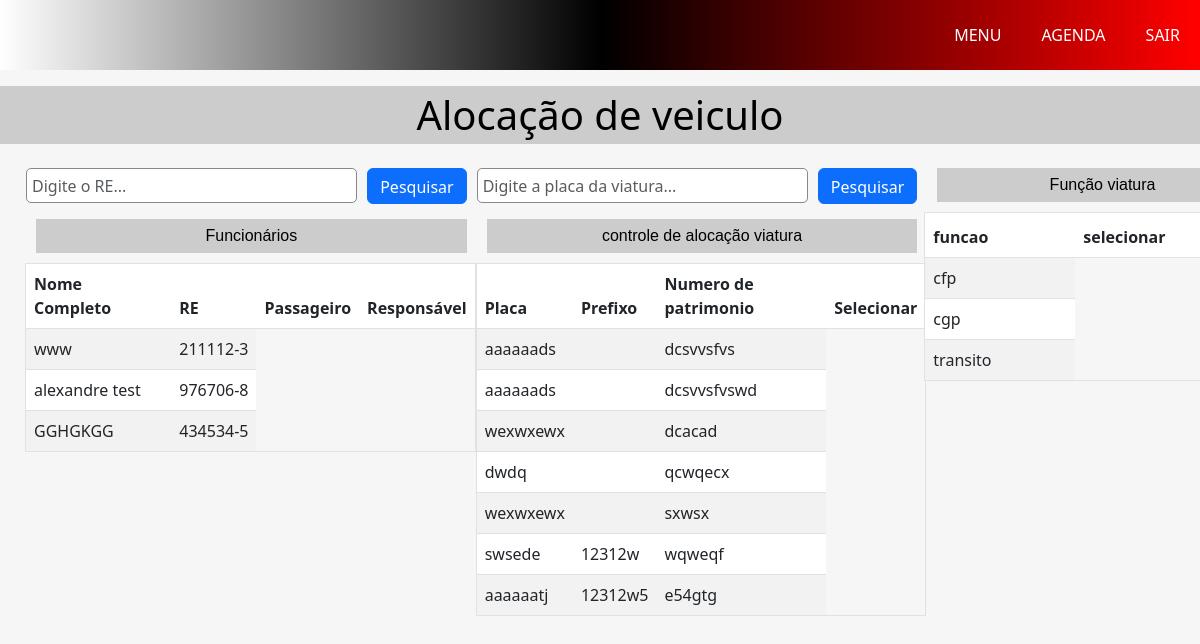
/p4/motomeclocacao.php, run on the app's committed database.
### tables this page shows
CREATE TABLE `p1` (
  `id` int(11) NOT NULL,
  `RE` varchar(8) NOT NULL,
  `NomeCompleto` varchar(55) NOT NULL,
  `NomeGuerra` varchar(50) NOT NULL,
  `DataNascimento` date NOT NULL,
  `DataAdmissao` date NOT NULL,
  `Id_TipoSanguineo` int(1) NOT NULL,
  `Id_CidadeNatal` int(5) NOT NULL,
  `Id_CidadeEndereco` int(5) NOT NULL,
  `NomePai` varchar(55) NOT NULL,
  `NomeMae` varchar(55) NOT NULL,
  `Id_EstadoCivil` int(1) NOT NULL,
  `CPF` varchar(14) NOT NULL,
  `RG` varchar(12) NOT NULL,
  `CNH` varchar(11) NOT NULL,
  `ValidadeCNH` date NOT NULL,
  `Id_CategoriaCNH` int(1) NOT NULL,
  `Id_SATCNH` int(1) NOT NULL,
  `CEP` varchar(9) NOT NULL,
  `Endereco` varchar(100) NOT NULL,
  `Numero` int(5) NOT NULL,
  `Id_Logradouro` int(2) DEFAULT NULL,
  `Bairro` varchar(50) NOT NULL,
  `Complemento` varchar(100) DEFAULT NULL,
  `NomeConjuge` varchar(70) DEFAULT NULL,
  `DtNascConjuge` date DEFAULT NULL,
  `Id_Sexo` int(1) NOT NULL,
  `Telefone1` varchar(15) NOT NULL,
  `Telefone2` varchar(15) DEFAULT NULL,
  `TelefoneRecados` varchar(15) NOT NULL,
  `img` varchar(80) DEFAULT 'img/usuario.png',
  `Id_graduacao` int(2) NOT NULL,
  `Id_estadoAtual` int(2) NOT NULL,
  `Id_estadoNatal` int(2) NOT NULL,
  `DtApresentacao` date NOT NULL,
  `status` int(1) NOT NULL DEFAULT 1
);

CREATE TABLE `p4_viaturas` (
  `idViaturas` int(11) NOT NULL,
  `Modelo` int(2) NOT NULL,
  `placa` varchar(8) NOT NULL,
  `numerodeserie` varchar(30) NOT NULL,
  `numerodepatrimonio` varchar(11) DEFAULT NULL,
  `kmbaixa` int(11) NOT NULL,
  `kmapto` int(11) NOT NULL,
  `motivobaixa` longtext NOT NULL DEFAULT 'sem baixa',
  `prefixo` varchar(11) NOT NULL
);

CREATE TABLE `p4_funcao` (
  `id_funcao` int(11) NOT NULL,
  `funcao` varchar(55) NOT NULL,
  `local` varchar(55) NOT NULL
);

### p4/material_viewveiculo.php (the view, shortened to what this page needs)
<?php
require_once("../conexao/conexao.php");
$registrosPorPagina = 10;
$paginaAtual = isset($_GET['pagina']) ? intval($_GET['pagina']) : 1;
$offset = ($paginaAtual - 1) * $registrosPorPagina;
if (isset($_POST['re'])) {
    $re = trim($_POST['re']);
    $comandoSQL = "
        SELECT p1.* FROM p1
        WHERE p1.RE LIKE :re
        LIMIT :limit OFFSET :offset
    ";
    $stmt = $conexao->prepare($comandoSQL);
    $re = "%$re%";
    $stmt->bindParam(":re", $re, PDO::PARAM_STR);
} else {
    $comandoSQL = "
        SELECT p1.* FROM p1
        LIMIT :limit OFFSET :offset
    ";
    $stmt = $conexao->prepare($comandoSQL);
}
$stmt->bindParam(":limit", $registrosPorPagina, PDO::PARAM_INT);
$stmt->bindParam(":offset", $offset, PDO::PARAM_INT);
$stmt->execute();
$dados = $stmt->fetchAll(PDO::FETCH_ASSOC);
if (count($dados) > 0) {
    foreach ($dados as $row) {
        echo "<tr id='linha-{$row['id']}'>
                <td class='hidden'>{$row['id']}</td>
                <td>{$row['NomeCompleto']}</td>
                <td>{$row['RE']}</td>";
        echo "</tr>";
    }
} else {
    echo "<tr><td colspan='5' class='text-center'>Nenhum registro encontrado.</td></tr>";
}
?>

### p4/motomeclocacao.php (shortened to what this page needs)
<!DOCTYPE html>
<html lang="pt-br">
<head>
    <link rel="stylesheet" href="https://cdnjs.cloudflare.com/ajax/libs/font-awesome/6.0.0-beta3/css/all.min.css">
    <link rel="stylesheet" href="../css/estilo.css">
    <link rel="stylesheet" href="../css/inicial.css">
    <link rel="stylesheet" href="./pm.css">
    <link href="https://cdn.jsdelivr.net/npm/bootstrap@5.3.0/dist/css/bootstrap.min.css" rel="stylesheet">
</head>
<body>
<?php require_once("./menu.php");
?>
    <h1 class="titulo">Alocação de veiculo </h1>
    <div id="container" class="d-flex justify-content-around p-3">
    <div class="tabela-container" id="tabela-container"  style=" display: block;">
        <div class="pesquisar" style="margin-left: 10px; display: flex;">
            <input type="text" id="buscaPatrimonio" class="form-control mb-3" placeholder="Digite o RE...">
            <button type="button" class="btn btn-primary" style="margin-left: 10px; height: 36px;" onclick="buscarRegistro()">Pesquisar</button>
            </div>
        <div class="titulo" style="margin-left:20px; font-family: Arial, sans-serif;">Funcionários</div>
            <table class="table table-striped">
                <thead>
            <tr>
                    <th>Nome Completo</th>
                    <th>RE</th>
                    <th>Passageiro</th>
                    <th>Responsável</th>
            </tr>
                </thead>
                <tbody id="tabelaResultados">
                    <?php require_once("./material_viewveiculo.php"); ?>
                </tbody>
            </table>
        </div>
        <div class="tabela-container2" id="tabela-container2" style=" display: block;" >
        <div class="pesquisar" style="  margin-left: 10px; display: flex;">
            <input type="text" id="buscaPatrimonio2" class="form-control mb-3" placeholder="Digite a placa da viatura...">
            <button type="button" style="margin-left: 10px; height: 36px;" class="btn btn-primary" onclick="buscarRegistro2()">Pesquisar</button>
            </div>
            <div class="titulo"  style="margin-left:20px;  font-family: Arial, sans-serif;; ">controle de alocação viatura</div>
            <table class="table table-striped">
                <thead>
            <tr>
                    <th>Placa</th>
                    <th>Prefixo</th>
                    <th>Numero de patrimonio </th>
                    <th>Selecionar</th>
            </tr>
                </thead>
                <tbody id="tabelaResultados2">
                    <?php require_once("./material_viewveiculo2.php");
                    ?>
                </tbody>
            </table>
        </div>
<div class="tabela-container3"  id="tabela-container3" style=" display: block;" >
<div class="tabela-container3">
        <div class="titulo" style="margin-left:20px; font-family: Arial, sans-serif;">Função viatura</div>
            <table class="table table-striped">
                <thead>
            <tr>
                    <th>funcao</th>
                    <th>selecionar</th>
            </tr>
                </thead>
                <tbody id="tabelaResultados">
                    <?php
                    $comandoSQL = "select * from p4_funcao
                    ";
                    $stmt = $conexao->prepare($comandoSQL);
                    $stmt->execute();
                    $dados = $stmt->fetchAll(PDO::FETCH_ASSOC);
                    if (count($dados) > 0) {
                        foreach ($dados as $row) {
                            echo "<tr id='linha-{$row['id_funcao']}'>
                                    <td class='hidden'>{$row['id_funcao']}</td>
                                    <td>{$row['funcao']}</td>";
                        echo "</tr>";
                    }
                   }
                    ?>
                </tbody>
            </table>
</div>
</div>
</div>
</body>
</html>

### p4/material_viewveiculo2.php (shortened to what this page needs)
<?php
require_once("../conexao/conexao.php");
if (!isset($_POST['viaturafiltro'])) {
$comandoSQL = "select * from p4_viaturas
";
$stmt = $conexao->prepare($comandoSQL);
$stmt->execute();
$dados = $stmt->fetchAll(PDO::FETCH_ASSOC);
if (count($dados) > 0) {
    foreach ($dados as $row) {
        echo "<tr id='linha-{$row['idViaturas']}'>
                <td class='hidden'>{$row['idViaturas']}</td>
                <td>{$row['placa']}</td>
                <td>{$row['prefixo']}</td>
                <td>{$row['numerodepatrimonio']}</td>";
        echo "</tr>";
    }
} else {
    echo "<tr><td colspan='5' class='text-center'>Nenhum registro encontrado.</td></tr>";
}
}

### css/estilo.css (style rules this page uses)
* { margin: 0; padding: 0; box-sizing: border-box; }
body, html { font-family: 'Segoe UI', Tahoma, Geneva, Verdana, sans-serif; background-color: #f3f3f3; }
html, body { overflow-x: hidden; }
.titulo { font-weight: lighter; color: rgb(0, 0, 0); display: flex; justify-content: center; background-color: #ccc; padding: 5px; }
table { border: 1px solid #999; width: 95%; border-collapse: collapse; margin-top: 10px; margin-left: 2%; }
th, td { border: 1px solid #999; padding: 3px; }
th { height: 45px; background-color: #555; color: white; }
input[type="text"], input[type="tel"], input[type="password"], input[type="email"], input[type="date"], select, #cidade, #cidadenatal, #ufnatal, #uf { height: 35px; width: 20.7rem; border-radius: 5px; border: 1px solid #888; padding: 5px; font-weight: 1.2rem; display: flex; }

### css/inicial.css (style rules this page uses)
body { background-color: #29292a; overflow-y: hidden; }

### p4/motomeclocacao.php (style rules this page uses)
html,body { background-color:rgb(246, 246, 246); }
.tabela-container3 { min-width:30%; }
.tabela-container3 thead { min-width: 100%; }

### data on the page
p1: NomeCompleto "www", RE "211112-3"
p1: NomeCompleto "alexandre test", RE "976706-8"
p1: NomeCompleto "GGHGKGG", RE "434534-5"
p4_viaturas: placa "aaaaaads", numerodepatrimonio "dcsvvsfvs"
p4_viaturas: placa "aaaaaads", numerodepatrimonio "dcsvvsfvswd"
p4_viaturas: placa "wexwxewx", numerodepatrimonio "dcacad"
p4_viaturas: placa "dwdq", numerodepatrimonio "qcwqecx"
p4_viaturas: placa "wexwxewx", numerodepatrimonio "sxwsx"
p4_viaturas: placa "swsede", prefixo "12312w", numerodepatrimonio "wqweqf"
p4_viaturas: placa "aaaaaatj", prefixo "12312w5", numerodepatrimonio "e54gtg"
p4_funcao: funcao "cfp"
p4_funcao: funcao "cgp"
p4_funcao: funcao "transito"
